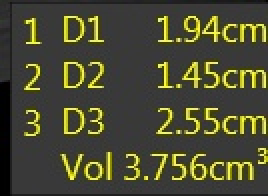
#> input picture new.jpg, 134 x 98 px (shown 2 times larger)
$ python -i OcrPreprocessing.py   (imports and definitions only)
#> lines starting #> are read from the running program, lines starting #| are printed output that depends on the picture; after the words box and inside, x2 and y2 are one past the last pixel; in counts of white or black regions, pixels touching at a corner belong together
#> further down, picture is the input picture: shape (98, 134, 3); mean B, G, R 50.7, 73.5, 73.5
import cv2
import numpy as np
from paddleocr import PaddleOCR, draw_ocr
import os

def preprocess_image_for_ocr(image):
    """
    Apply multiple preprocessing techniques to improve OCR accuracy for small text
    """
    # Add input validation
    if image is None:
        raise ValueError("Input image is None. Check if the image file exists and can be loaded.")

    if image.size == 0:
        raise ValueError("Input image is empty.")

    # Convert to grayscale if it's not already
    if len(image.shape) == 3:
        gray = cv2.cvtColor(image, cv2.COLOR_BGR2GRAY)
    else:
        gray = image.copy()

    # Method 1: Simple upscaling with interpolation
    def method1_upscale(img):
        # Scale up by 3x using cubic interpolation
        height, width = img.shape[:2]
#> height = 98; width = 134
        upscaled = cv2.resize(img, (width * 3, height * 3), interpolation=cv2.INTER_CUBIC)
        return upscaled

    # Method 2: Adaptive thresholding + upscaling
    def method2_adaptive_threshold(img):
        # Apply adaptive thresholding to improve contrast
        adaptive_thresh = cv2.adaptiveThreshold(
            img, 255, cv2.ADAPTIVE_THRESH_GAUSSIAN_C, cv2.THRESH_BINARY, 11, 2
        )
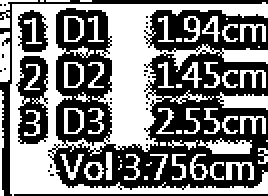
#> adaptive_thresh: shape (98, 134) (shown 2 times larger); 47.6% white; 58 white regions (17 under 20 px), largest, box (x1, y1, x2, y2) and area: (5, 1, 134, 98) 4093, (108, 46, 134, 55) 150, (99, 69, 126, 77) 137
        # Scale up
        height, width = adaptive_thresh.shape[:2]
#> height = 98; width = 134
        upscaled = cv2.resize(adaptive_thresh, (width * 3, height * 3), interpolation=cv2.INTER_CUBIC)
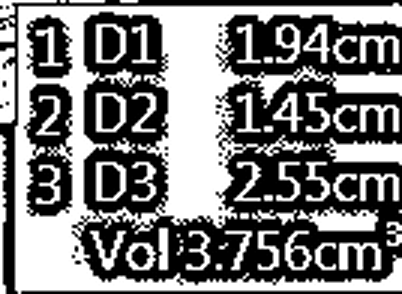
#> upscaled: shape (294, 402); min 0, max 255, mean 122
        return upscaled

    # Method 3: Morphological operations + upscaling
    def method3_morphological(img):
        # Apply morphological closing to connect broken characters
        kernel = np.ones((2,2), np.uint8)
#> kernel = [[1, 1], [1, 1]]
        morph = cv2.morphologyEx(img, cv2.MORPH_CLOSE, kernel)

        # Apply Gaussian blur to smooth edges
        blurred = cv2.GaussianBlur(morph, (3, 3), 0)

        # Scale up
        height, width = blurred.shape[:2]
#> height = 98; width = 134
        upscaled = cv2.resize(blurred, (width * 3, height * 3), interpolation=cv2.INTER_CUBIC)
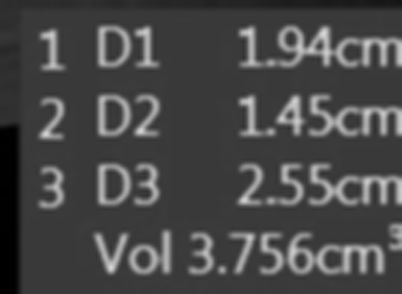
#> upscaled: shape (294, 402); min 0, max 216, mean 71.9
        return upscaled

    # Method 4: Sharpening + contrast enhancement
    def method4_sharpen_contrast(img):
        # Apply sharpening kernel
        kernel = np.array([[-1,-1,-1], [-1,9,-1], [-1,-1,-1]])
#> kernel = [[-1, -1, -1], [-1, 9, -1], [-1, -1, -1]]
        sharpened = cv2.filter2D(img, -1, kernel)
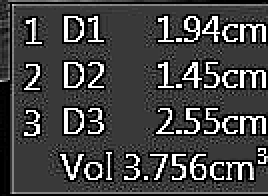
#> sharpened: shape (98, 134) (shown 2 times larger); min 0, max 255, mean 67

        # Enhance contrast using CLAHE
        clahe = cv2.createCLAHE(clipLimit=3.0, tileGridSize=(8,8))
        contrast_enhanced = clahe.apply(sharpened)
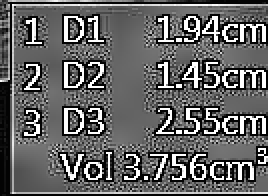
#> contrast_enhanced: shape (98, 134) (shown 2 times larger); min 3, max 255, mean 98.8

        # Scale up
        height, width = contrast_enhanced.shape[:2]
#> height = 98; width = 134
        upscaled = cv2.resize(contrast_enhanced, (width * 3, height * 3), interpolation=cv2.INTER_CUBIC)
        return upscaled

    # Method 5: Bilateral filter + edge preservation
    def method5_bilateral_filter(img):
        # Apply bilateral filter to reduce noise while preserving edges
        filtered = cv2.bilateralFilter(img, 9, 75, 75)

        # Apply unsharp masking
        gaussian = cv2.GaussianBlur(filtered, (0, 0), 2.0)
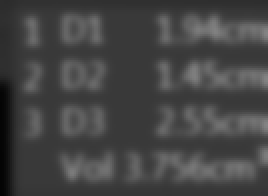
#> gaussian: shape (98, 134) (shown 2 times larger); min 4, max 132, mean 68.6
        unsharp_mask = cv2.addWeighted(filtered, 1.5, gaussian, -0.5, 0)

        # Scale up
        height, width = unsharp_mask.shape[:2]
#> height = 98; width = 134
        upscaled = cv2.resize(unsharp_mask, (width * 3, height * 3), interpolation=cv2.INTER_CUBIC)
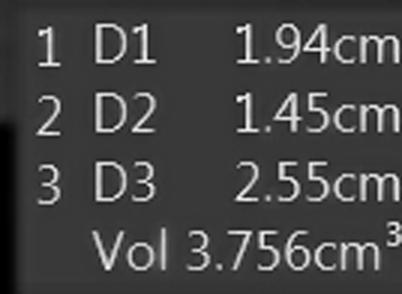
#> upscaled: shape (294, 402); min 0, max 255, mean 68.5
        return upscaled

    # Try all methods and return them
    methods = {
        'original': gray,
        'method1_upscale': method1_upscale(gray),
        'method2_adaptive': method2_adaptive_threshold(gray),
        'method3_morphological': method3_morphological(gray),
        'method4_sharpen': method4_sharpen_contrast(gray),
        'method5_bilateral': method5_bilateral_filter(gray)
    }

    return methods

# [230 lines left out: functions extractTextFromImage, preprocess_for_small_numbers, main, not called in this run]

# [2 lines not run here, left out]

>>> import cv2
>>> picture = cv2.imread('../new.jpg')
>>> result = preprocess_image_for_ocr(picture)
#> result = 6 items
